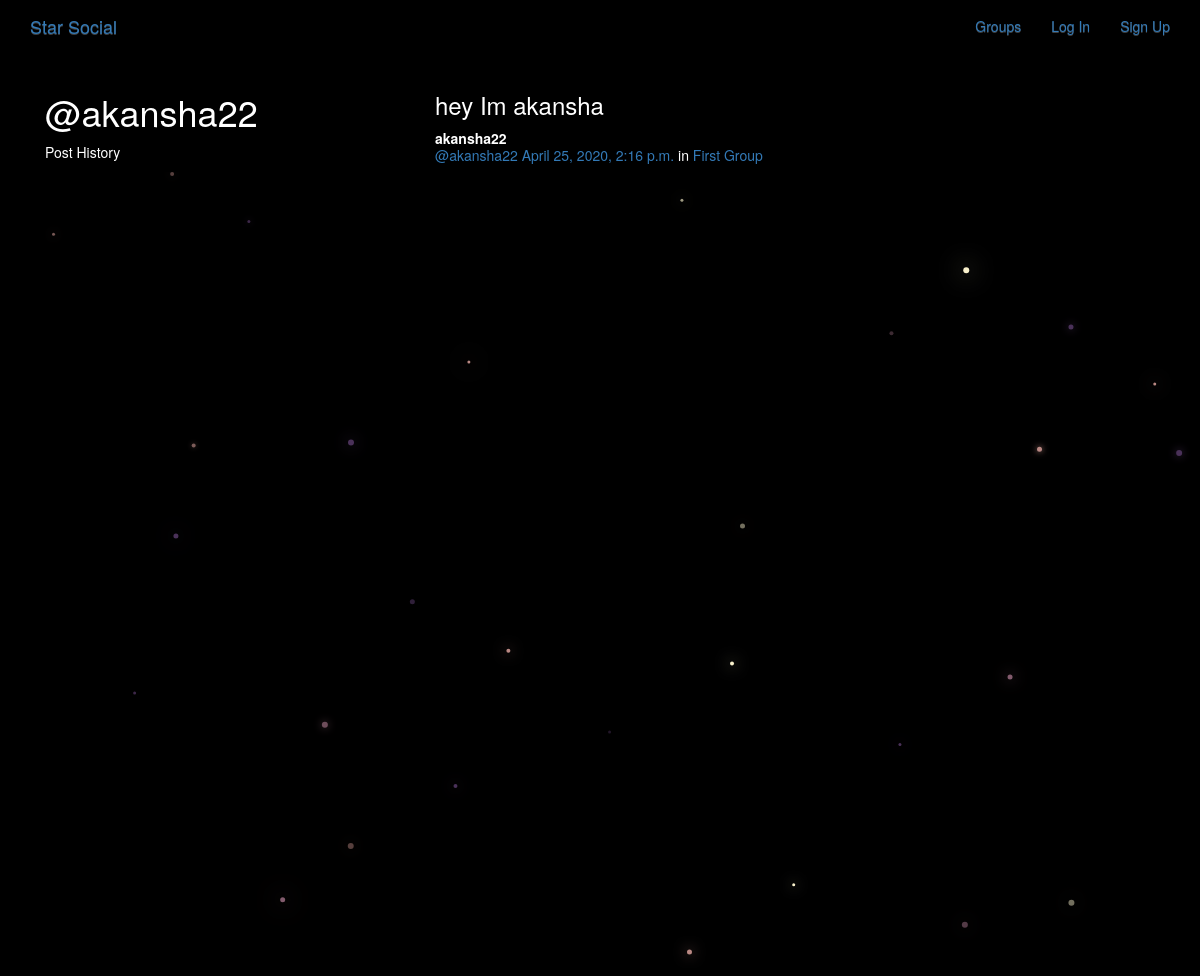
Screenshot of /posts/by/akansha22/ with the database file from the repository.
### posts/models.py (models this page shows, shortened)
class Post(models.Model):
    user=models.ForeignKey(User,related_name='posts',on_delete=models.CASCADE)
    created_at=models.DateTimeField(auto_now=True)
    message=models.TextField()
    message_html=models.TextField(editable=False)
    group=models.ForeignKey(Group,related_name='posts',null=True,blank=True,on_delete=models.CASCADE)
    class Meta:
        ordering=['-created_at']
        unique_together=['user','message']

### groups/models.py (models this page shows, shortened)
class Group(models.Model):
    name=models.CharField(max_length=255,unique=True)
    slug=models.SlugField(allow_unicode=True,unique=True)
    description=models.TextField(blank=True,default='')
    description_html=models.TextField(editable=False,default='',blank=True)
    members=models.ManyToManyField(User,through='GroupMember')
    class Meta:
        ordering=['name']

### posts/views.py (the view)
# urls.py: path('by/<str:username>/',views.UserPosts.as_view(),name="for_user"),
class UserPosts(generic.ListView):
    model=models.Post
    template_name='posts/user_post_list.html'
    def get_queryset(self):
        try:
            self.post_user=User.objects.prefetch_related("posts").get(
                username__iexact=self.kwargs.get("username")
            )
        except User.DoesNotExist:
            raise Http404
        else:
            return self.post_user.posts.all()
    def get_context_data(self,**kwargs):
        context=super().get_context_data(**kwargs)
        context["post_user"]=self.post_user
        return context

### posts/templates/posts/user_post_list.html
{% extends "posts/post_base.html" %}
{% block prepost %}
<div class="col-md-4">
	<h1>@{{ post_user.username }}</h1>
	<p>Post History</p>
</div>
{% endblock %}
{% block post_content %}
<div class="col-md-8">
	{% for post in post_list %}
		{% include "posts/_post.html" %}
	{% endfor %}
</div>
{% endblock %}

### posts/templates/posts/_post.html (shortened to what this page needs)
<div class="post media">
	<h3>{{ post.message_html|safe }}</h3>
	<div class="media-body">
		<strong>{{ post.user.username }}</strong>
		<h5 class="media-heading">
			<span class="username"><a href="{% url 'posts:for_user' username=post.user.username %}">@{{ post.user.username }}</a></span>
			<time class="time"><a href="{% url 'posts:single' username=post.user.username pk=post.pk %}">{{ post.created_at }}</a></time>
			{% if post.group %}
			<span class="group-name">in <a href="#">{{ post.group.name }}</a></span>
			{% endif %}
		</h5>
	</div>
</div>

### static/simplesocial/css/master.css (style rules this page uses)
body { margin: 0; overflow: hidden; background-color: black; color:white; }

### rows the page displays
Post: message_html "hey Im akansha", user.username "akansha22", created_at "April 25, 2020, 2:16 p.m.", group.name "First Group"

### other values shown
{{ post_user.username }} "akansha22"
